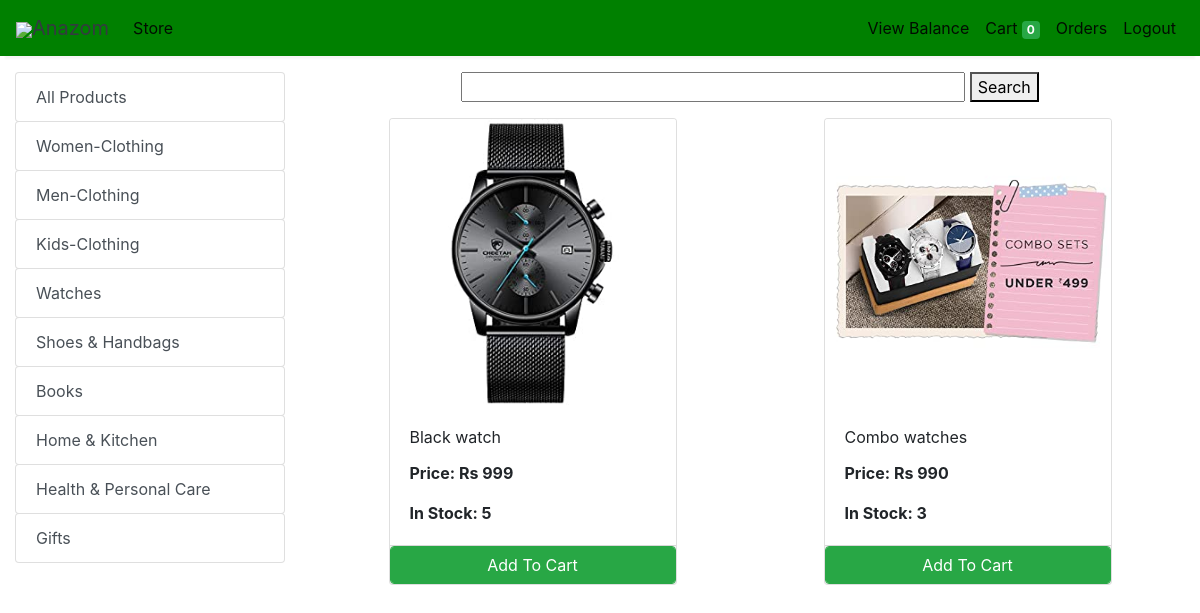
/store?category=25 (signed in), run on the app's committed database.
### store/models/category.py (models this page shows, shortened)
class Category(models.Model):
    name= models.CharField(max_length=50)
    @staticmethod
    def get_all_categories():
        return Category.objects.all()

### store/models/product.py (models this page shows, shortened)
class Products(models.Model):
    name = models.CharField(max_length=60)
    price= models.IntegerField(default=0)
    category= models.ForeignKey(Category,on_delete=models.CASCADE,default=1 )
    description= models.CharField(max_length=250, default='', blank=True, null= True)
    image= models.ImageField(upload_to='uploads/products/')
    seller = models.EmailField()
    quantity = models.IntegerField(default=0)
    @staticmethod
    def get_all_products_by_categoryid(category_id):
        if category_id:
            return Products.objects.filter (category=category_id)
        else:
            return Products.get_all_products();

### store/views/home.py (the view)
# urls.py: path('' , include('store.urls'))
@cache_control(no_cache=True, must_revalidate=True, no_store=True)
def store(request):
    if (request.session.get('customer')):
        cart = request.session.get('cart')
        if not cart:
            request.session['cart'] = {}
        products = None
        categories = Category.get_all_categories()
        categoryID = request.GET.get('category')
        if categoryID:
            products = Products.get_all_products_by_categoryid(categoryID)
        else:
            products = Products.get_all_products();
        data = {}
        data['products'] = products
        data['categories'] = categories
        print('you are : ', request.session.get('email'))
        return render(request, 'index.html', data)
    else:
        return redirect('login')

### store/templatetags/cart.py (called while the page is built)
@register.filter (name='is_in_cart')
def is_in_cart(product, cart):
    keys = cart.keys ()
    for id in keys:
        if int (id) == product.id:
            return True
    return False;

### store/templatetags/custom_filter.py (called while the page is built)
@register.filter(name='currency')
def currency(number):
    return "Rs "+str(number)

### store/templates/index.html (shortened to what this page needs)
{% extends 'base.html' %}
{% block content %}
{% load cart %}
{% load custom_filter %}
<div class="container-fluid mt-3">
	<div class="row">
		<div class="col-lg-3 mx-auto">
			<div class="list-group">
				<a href="/store" class="list-group-item list-group-item-action btn btn-outline-success">All Products</a>
				{% for category in categories %}
				<a href="/store?category={{category.id}}"
					class="list-group-item list-group-item-action btn btn-outline-success ">{{category.name}}</a>
				{% endfor %}
			</div>
		</div>
		<div id='products' class="col-lg-9 mx-auto">
			<form action="/find" method="POST">
				<div class="text-center col">
					<input type="text" name="item"
					 id="" placeholder="" style="width:60%">
					<button type="submit">Search</button>
				</div>
			</form>
			<div class="row mx-auto">
				{% for product in products %}
				<div class="card mx-auto mb-3" id={{product.id}} style="width: 18rem;">
					<img class="card-img-top" src="{{product.image.url}}" alt="Card image cap">
					<div class="card-body">
						<p class="card-title">{{product.name}}</p>
						<p class="card-text"><b>Price: {{product.price|currency}}</b></p>
						<p class="card-text"><b>In Stock: {{product.quantity}}</b></p>
					</div>
					<div class="card-footer p-0 no-gutters">
						{% if product|is_in_cart:request.session.cart %}
						<div class="row no-gutters">
							<form action="/#{{product.id}}" class="col-2 " method="post">
								{% csrf_token %}
								<input hidden type="text" name='product' value='{{product.id}}'>
								<input hidden type="text" name='remove' value='True'>
								<input type="submit" value=" - " class="btn btn-block btn-success border-right">
							</form>
							<div class="text-center col btn btn-success">{{product|cart_quantity:request.session.cart}} in Cart</div>
							<form action="/#{{product.id}}" class="col-2 " method="post">
								{% csrf_token %}
								<input hidden type="text" name='product' value='{{product.id}}'>
								<input type="submit" value=" + " class="btn btn-block btn-success border-left">
							</form>
						</div>
						{% else %}
						<form action="/#{{product.id}}" method="POST" class="btn-block">
							<input type="submit" class="float-right btn btn-success form-control"
								value="Add To Cart">
						</form>
						{% endif %}
					</div>
				</div>
				{% endfor %}
			</div>
		</div>
	</div>
</div>
{% endblock %}

### data on the page
Category: name "Women-Clothing"
Category: name "Men-Clothing"
Category: name "Kids-Clothing"
Category: name "Watches"
Category: name "Shoes & Handbags"
Category: name "Books"
Category: name "Home & Kitchen"
Category: name "Health & Personal Care"
Category: name "Gifts"
Products: image (picture), name "Black watch", price "Rs 999", quantity "5"
Products: image (picture), name "Combo watches", price "Rs 990", quantity "3"

### other printed values
{{ request.session.cart.keys|length }} "0"
